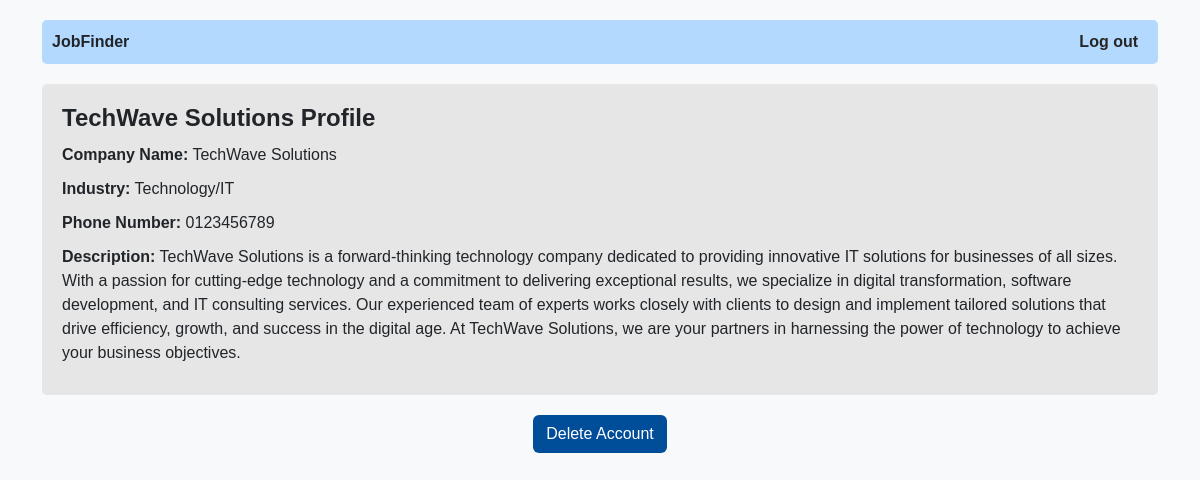
/company_profile/1/ (signed in), run on the app's committed database.
### jobsite/models.py (models this page shows, shortened)
class Company(models.Model):
    email = models.EmailField(max_length=50, unique=True)
    password = models.CharField(max_length=50)
    type = models.CharField(max_length=50)
    company_name = models.CharField(max_length=50,default='unspecified')
    industry=models.CharField(max_length=50,default='unspecified')
    phone_number = models.CharField(max_length=20, default='unspecified')
    description=models.TextField(max_length=2000, default='unspecified')

### jobsite/views.py (the view)
# urls.py: path('company_profile/<int:company_id>/', views.company_profile, name='company_profile'),
def company_profile(request,company_id):
    email=request.session['email']
    if Company.objects.filter(email=email).exists():
        otherdata=Company.objects.filter(email=email)
        usertype=otherdata[0].type
    elif User.objects.filter(email=email).exists():
        otherdata=User.objects.filter(email=email)
        usertype=otherdata[0].type
    mydata = Company.objects.filter(id=company_id)
    context = {
        'mymembers': mydata,
        'usertype':usertype
    }
    if 'admin_delete' in request.POST:
        Company_delete(company_id)
        return redirect('main_page_human')
    return render(request, 'company_profile.html',context=context)

### jobsite/templates/company_profile.html (shortened to what this page needs)
<!DOCTYPE html>
<html>
<head>
  {% load bootstrap5 %}
  {% bootstrap_css %}
</head>
<body>
<div class="container">
  <ul class="nav">
    <li class="nav-item navbar-title">
      JobFinder
    </li>
    <li class="nav-item">
      <a href="/">Log out</a>
    </li>
  </ul>
</div>
<div class="container">
  <div class="data-container">
    <h2 class="title">{{ mymembers.0.company_name }} Profile</h2>
    {% for x in mymembers %}
    <div class="data-item">
      <strong>Company Name:</strong> {{ x.company_name }}
    </div>
    <div class="data-item">
      <strong>Industry:</strong> {{ x.industry }}
    </div>
    <div class="data-item">
      <strong>Phone Number:</strong> {{ x.phone_number }}
    </div>
    <div class="data-item">
      <strong>Description:</strong> {{ x.description }}
    </div>
    {% endfor %}
  </div>
</div>
{% if usertype == 'admin' %}
<div class="container text-center">
  <form method="post">
    <button type="submit" name="admin_delete" class="btn custom-button">Delete Account</button>
  </form>
</div>
{% endif %}
</body>
</html>

### jobsite/templates/company_profile.html (style rules this page uses)
body { background-color: #f8f9fa; font-family: Arial, sans-serif; }
.container { margin-top: 20px; }
.nav { padding: 10px; background-color: #b3d9ff; border-radius: 5px; display: flex; justify-content: space-between; align-items: center; }
.nav-item { list-style-type: none; margin-right: 10px; font-weight: bold; }
.nav-item a { color: #262626; text-decoration: none; }
.title { font-size: 24px; font-weight: bold; margin-bottom: 10px; }
.data-container { background-color: #e6e6e6; padding: 20px; border-radius: 5px; margin-bottom: 20px; }
.custom-button { background-color: #004d99; color: white; }
.data-item { margin-bottom: 10px; }
.text-center { text-align: center; }

### data on the page
Company: company_name "TechWave Solutions", industry "Technology/IT", phone_number "0123456789", description "TechWave Solutions is a forward-thinking technology company dedicated to providing innovative IT solutions for businesses of all sizes. With a passion for cutting-edge technology and a commitment to delivering exceptional results, we specialize in digital transformation, software development, and IT consulting services. Our experienced team of experts works closely with clients to design and implement tailored solutions that drive efficiency, growth, and success in the digital age. At TechWave Solutions, we are your partners in harnessing the power of technology to achieve your business objectives."
